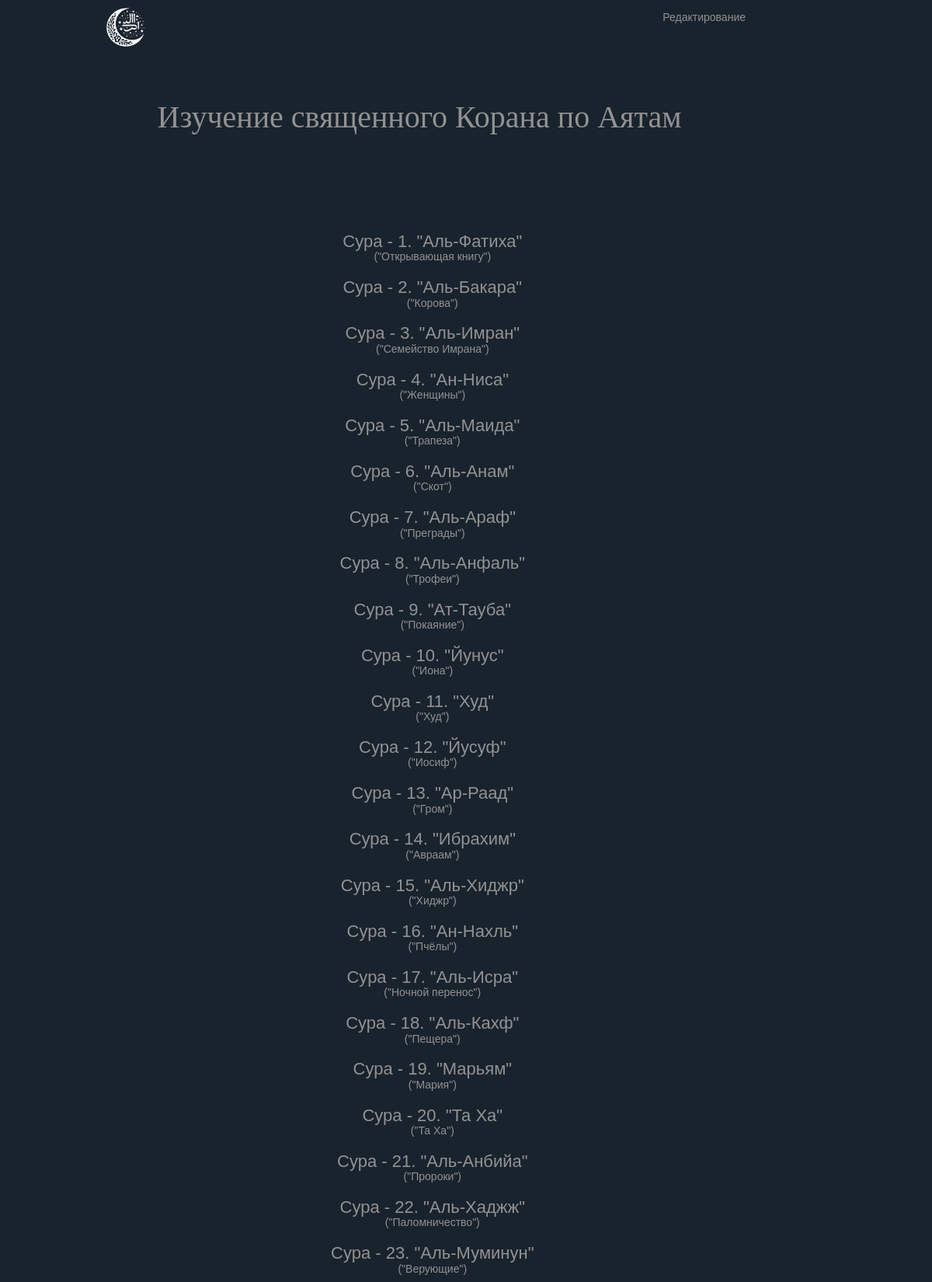
The page / (upper part) on the database its author committed.
### mainpage/models.py (models this page shows, shortened)
class Sura(models.Model):
    name = models.CharField(verbose_name='Название Суры на арабском', max_length=30, null=True, blank=True)
    transcript = models.CharField(verbose_name='Транскрипт Суры на кирилице', max_length=30, null=True, blank=True)
    translation = models.CharField(verbose_name='Перевод Суры на русский', max_length=30, null=True, blank=True)
    audio = models.FileField(verbose_name='Сура', upload_to='audio/', null=True, blank=True)
    audio_translation = models.FileField(verbose_name='Перевод Суры на русский', upload_to='audio/', null=True,
                                         blank=True)
    class Meta:
        ordering = ['pk']

### mainpage/views.py (the view)
# urls.py: path('', index, name='index'),
def index(request):
    Suras = Sura.objects.all()
    context = {'Suras': Suras}
    return render(request, 'mainpage/index.html', context)

### mainpage/templates/mainpage/index.html (shortened to what this page needs)
{% extends "layout/base.html" %}
{% load static %}
{% block content %}
      <div class="productRow">
        {% for Sura in Suras %}
          <a href="{% url 'detail' Sura.pk %}">
              <article class="productInfo">
                <h2 class="price">Сура - {{Sura.pk}}. "{{Sura.transcript}}"</h2>
                <h3 class="productContent">("{{Sura.translation}}")</h3>
              </article>
          </a>
        {% endfor %}
      </div>
{% endblock %}

### mainpage/static/mainpage/css/eCommerceStyle.css (style rules this page uses)
body { background-color: rgb(25 35 46); }
#content .mainContent .productRow { overflow: auto; color: rgba(146,146,146,1.00); }
.mainContent .productRow .productInfo { float: left; padding-left: 5%; padding-right: 5%; width: 100%; }
.productRow .productInfo .price { font-family: 'Montserrat', sans-serif; color: rgba(146,146,146,1.00); font-size: 22px; position: relative; top: 0; }
.productRow .productInfo .productContent { position: relative; top: -10px; font-size: 14px; font-family: source-sans-pro, sans-serif; font-style: normal; font-weight: 200; color: rgba(146,146,146,1.00); white-space: pre-wrap; }

### rows shown on the page
Sura: pk "1", transcript "Аль-Фатиха", translation "Открывающая книгу"
Sura: pk "2", transcript "Аль-Бакара", translation "Корова"
Sura: pk "3", transcript "Аль-Имран", translation "Семейство Имрана"
Sura: pk "4", transcript "Ан-Ниса", translation "Женщины"
Sura: pk "5", transcript "Аль-Маида", translation "Трапеза"
Sura: pk "6", transcript "Аль-Анам", translation "Скот"
Sura: pk "7", transcript "Аль-Араф", translation "Преграды"
Sura: pk "8", transcript "Аль-Анфаль", translation "Трофеи"
Sura: pk "9", transcript "Ат-Тауба", translation "Покаяние"
Sura: pk "10", transcript "Йунус", translation "Иона"
Sura: pk "11", transcript "Худ", translation "Худ"
Sura: pk "12", transcript "Йусуф", translation "Иосиф"
Sura: pk "13", transcript "Ар-Раад", translation "Гром"
Sura: pk "14", transcript "Ибрахим", translation "Авраам"
Sura: pk "15", transcript "Аль-Хиджр", translation "Хиджр"
Sura: pk "16", transcript "Ан-Нахль", translation "Пчёлы"
Sura: pk "17", transcript "Аль-Исра", translation "Ночной перенос"
Sura: pk "18", transcript "Аль-Кахф", translation "Пещера"
Sura: pk "19", transcript "Марьям", translation "Мария"
Sura: pk "20", transcript "Та Ха", translation "Та Ха"
Sura: pk "21", transcript "Аль-Анбийа", translation "Пророки"
Sura: pk "22", transcript "Аль-Хаджж", translation "Паломничество"
Sura: pk "23", transcript "Аль-Муминун", translation "Верующие"
